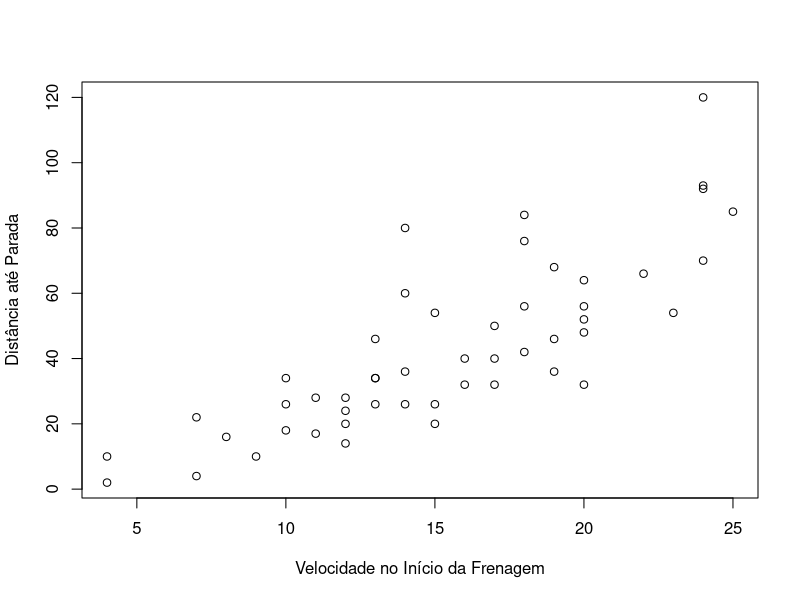

Here is the R script that generated this plot:
## ---- chunk 1
Sys.setlocale(locale='UTF-8')
## ---- chunk 2
with(cars, plot(speed, dist, xlab='Velocidade no Início da Frenagem', ylab='Distância até Parada'))
## ---- chunk 3
set.seed(1)
B = 10000
boot_corr = vector('numeric', B)
for (b in 1:B){
    indices = sample(nrow(cars), rep=TRUE)
    boot_corr[b] = with(cars[indices,], cor(dist, speed))
}
(theta_star = mean(boot_corr))
(se_theta_star = sd(boot_corr))
## ---- chunk 4
set.seed(1)
library(boot)
res = boot(cars,
           function(dd, i) with(dd[i,], cor(dist, speed)),
           R=10000)
## ---- chunk 5
res
## ---- chunk 6
theta_star - with(cars, cor(dist, speed))
